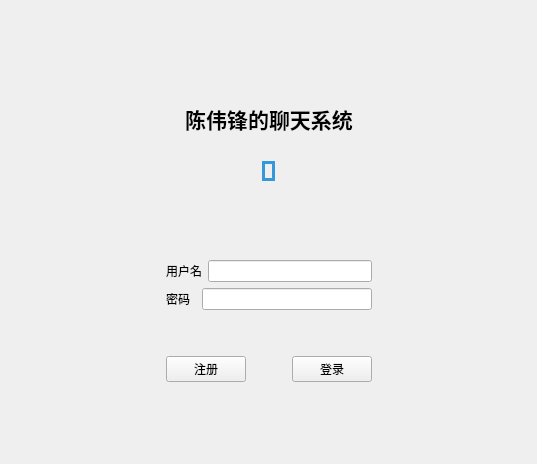
<?xml version="1.0" encoding="UTF-8"?>
<ui version="4.0">
 <class>MainWindow</class>
 <widget class="QMainWindow" name="MainWindow">
  <property name="geometry">
   <rect>
    <x>0</x>
    <y>0</y>
    <width>537</width>
    <height>464</height>
   </rect>
  </property>
  <property name="windowTitle">
   <string>MainWindow</string>
  </property>
  <widget class="QWidget" name="centralwidget">
   <layout class="QGridLayout" name="gridLayout">
    <item row="0" column="1">
     <spacer name="verticalSpacer_3">
      <property name="orientation">
       <enum>Qt::Orientation::Vertical</enum>
      </property>
      <property name="sizeHint" stdset="0">
       <size>
        <width>20</width>
        <height>56</height>
       </size>
      </property>
     </spacer>
    </item>
    <item row="1" column="0" rowspan="2" colspan="2">
     <layout class="QHBoxLayout" name="horizontalLayout_6">
      <item>
       <spacer name="horizontalSpacer_4">
        <property name="orientation">
         <enum>Qt::Orientation::Horizontal</enum>
        </property>
        <property name="sizeHint" stdset="0">
         <size>
          <width>40</width>
          <height>20</height>
         </size>
        </property>
       </spacer>
      </item>
      <item>
       <widget class="QLabel" name="label_2">
        <property name="sizePolicy">
         <sizepolicy hsizetype="Preferred" vsizetype="Preferred">
          <horstretch>0</horstretch>
          <verstretch>0</verstretch>
         </sizepolicy>
        </property>
        <property name="font">
         <font>
          <pointsize>16</pointsize>
          <bold>true</bold>
         </font>
        </property>
        <property name="layoutDirection">
         <enum>Qt::LayoutDirection::LeftToRight</enum>
        </property>
        <property name="text">
         <string>陈伟锋的聊天系统</string>
        </property>
        <property name="alignment">
         <set>Qt::AlignmentFlag::AlignCenter</set>
        </property>
       </widget>
      </item>
      <item>
       <spacer name="horizontalSpacer_5">
        <property name="orientation">
         <enum>Qt::Orientation::Horizontal</enum>
        </property>
        <property name="sizeHint" stdset="0">
         <size>
          <width>40</width>
          <height>20</height>
         </size>
        </property>
       </spacer>
      </item>
     </layout>
    </item>
    <item row="2" column="1">
     <spacer name="verticalSpacer_2">
      <property name="orientation">
       <enum>Qt::Orientation::Vertical</enum>
      </property>
      <property name="sizeHint" stdset="0">
       <size>
        <width>20</width>
        <height>55</height>
       </size>
      </property>
     </spacer>
    </item>
    <item row="3" column="0" colspan="2">
     <layout class="QHBoxLayout" name="horizontalLayout_5">
      <item>
       <spacer name="horizontalSpacer_2">
        <property name="orientation">
         <enum>Qt::Orientation::Horizontal</enum>
        </property>
        <property name="sizeHint" stdset="0">
         <size>
          <width>40</width>
          <height>20</height>
         </size>
        </property>
       </spacer>
      </item>
      <item>
       <widget class="QLabel" name="label">
        <property name="enabled">
         <bool>true</bool>
        </property>
        <property name="sizePolicy">
         <sizepolicy hsizetype="Fixed" vsizetype="Fixed">
          <horstretch>0</horstretch>
          <verstretch>0</verstretch>
         </sizepolicy>
        </property>
        <property name="maximumSize">
         <size>
          <width>70</width>
          <height>70</height>
         </size>
        </property>
        <property name="styleSheet">
         <string notr="true">/* 基本圆形样式 */
border-radius: 50px;  /* 圆形半径，根据图片尺寸调整 */
border: 3px solid #3498db;  /* 边框宽度和颜色 */

/* 如果需要图片适应 */
background-position: center;
background-repeat: no-repeat;
background-origin: content-box;</string>
        </property>
        <property name="text">
         <string/>
        </property>
        <property name="pixmap">
         <pixmap>C:/Users/chenweifeng/Downloads/ZbqFohIg.png</pixmap>
        </property>
        <property name="scaledContents">
         <bool>true</bool>
        </property>
        <property name="alignment">
         <set>Qt::AlignmentFlag::AlignCenter</set>
        </property>
       </widget>
      </item>
      <item>
       <spacer name="horizontalSpacer_3">
        <property name="orientation">
         <enum>Qt::Orientation::Horizontal</enum>
        </property>
        <property name="sizeHint" stdset="0">
         <size>
          <width>40</width>
          <height>20</height>
         </size>
        </property>
       </spacer>
      </item>
     </layout>
    </item>
    <item row="4" column="0" colspan="2">
     <spacer name="verticalSpacer_5">
      <property name="orientation">
       <enum>Qt::Orientation::Vertical</enum>
      </property>
      <property name="sizeHint" stdset="0">
       <size>
        <width>20</width>
        <height>56</height>
       </size>
      </property>
     </spacer>
    </item>
    <item row="5" column="0" colspan="2">
     <layout class="QHBoxLayout" name="horizontalLayout_4">
      <item>
       <spacer name="horizontalSpacer_6">
        <property name="orientation">
         <enum>Qt::Orientation::Horizontal</enum>
        </property>
        <property name="sizeHint" stdset="0">
         <size>
          <width>40</width>
          <height>20</height>
         </size>
        </property>
       </spacer>
      </item>
      <item>
       <layout class="QVBoxLayout" name="verticalLayout_2">
        <item>
         <layout class="QVBoxLayout" name="verticalLayout">
          <item>
           <layout class="QHBoxLayout" name="horizontalLayout">
            <item>
             <widget class="QLabel" name="UsernameLabel">
              <property name="minimumSize">
               <size>
                <width>30</width>
                <height>0</height>
               </size>
              </property>
              <property name="text">
               <string>用户名</string>
              </property>
             </widget>
            </item>
            <item>
             <widget class="QLineEdit" name="UsernameEdit"/>
            </item>
           </layout>
          </item>
          <item>
           <layout class="QHBoxLayout" name="horizontalLayout_2">
            <item>
             <widget class="QLabel" name="PasswordLabel">
              <property name="minimumSize">
               <size>
                <width>30</width>
                <height>0</height>
               </size>
              </property>
              <property name="text">
               <string>密码</string>
              </property>
             </widget>
            </item>
            <item>
             <widget class="QLineEdit" name="PasswordEdit"/>
            </item>
           </layout>
          </item>
         </layout>
        </item>
        <item>
         <spacer name="verticalSpacer">
          <property name="orientation">
           <enum>Qt::Orientation::Vertical</enum>
          </property>
          <property name="sizeHint" stdset="0">
           <size>
            <width>20</width>
            <height>40</height>
           </size>
          </property>
         </spacer>
        </item>
        <item>
         <layout class="QHBoxLayout" name="horizontalLayout_3">
          <item>
           <widget class="QPushButton" name="RegisterButton">
            <property name="text">
             <string>注册</string>
            </property>
           </widget>
          </item>
          <item>
           <spacer name="horizontalSpacer">
            <property name="orientation">
             <enum>Qt::Orientation::Horizontal</enum>
            </property>
            <property name="sizeHint" stdset="0">
             <size>
              <width>40</width>
              <height>20</height>
             </size>
            </property>
           </spacer>
          </item>
          <item>
           <widget class="QPushButton" name="LoginButton">
            <property name="text">
             <string>登录</string>
            </property>
           </widget>
          </item>
         </layout>
        </item>
       </layout>
      </item>
      <item>
       <spacer name="horizontalSpacer_7">
        <property name="orientation">
         <enum>Qt::Orientation::Horizontal</enum>
        </property>
        <property name="sizeHint" stdset="0">
         <size>
          <width>40</width>
          <height>20</height>
         </size>
        </property>
       </spacer>
      </item>
     </layout>
    </item>
    <item row="6" column="0" colspan="2">
     <spacer name="verticalSpacer_4">
      <property name="orientation">
       <enum>Qt::Orientation::Vertical</enum>
      </property>
      <property name="sizeHint" stdset="0">
       <size>
        <width>20</width>
        <height>55</height>
       </size>
      </property>
     </spacer>
    </item>
   </layout>
  </widget>
 </widget>
 <resources/>
 <connections/>
</ui>
